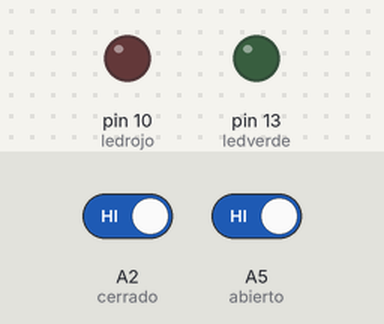
This sketch was run on a simulated Arduino Uno, built with avr-gcc and run on an emulated ATmega328P. Parts: output pins drawn as LEDs (lit = HIGH). The test bench sets the inputs (shaded band); at power-on: A2 (cerrado) HIGH, A5 (abierto) HIGH.

Above: at 1.2 s.
1.3 s: A2 (cerrado) driven LOW
At 1.8 s:
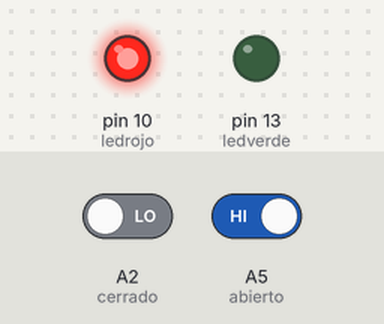
2.8 s: A5 (abierto) driven LOW
At 4.5 s:
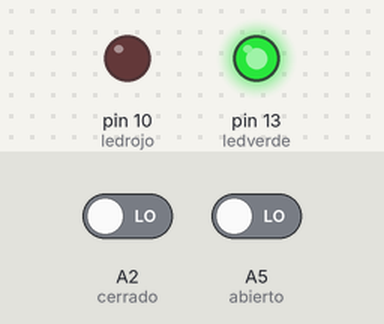
4.8 s: A5 (abierto) driven HIGH
At 6.0 s:
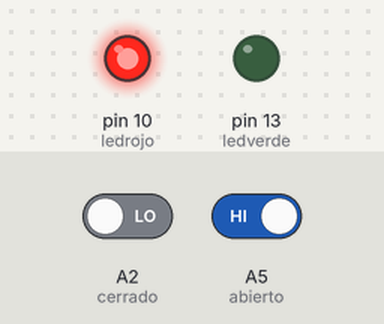
6.8 s: A2 (cerrado) driven HIGH
At 8.7 s:
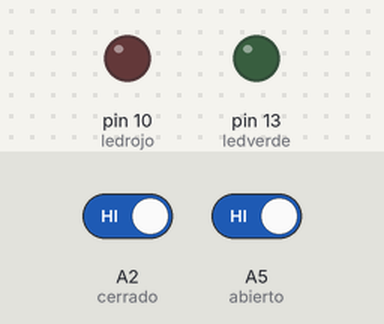
Timing chart, 0 to 9.8 s (numbered marks = the images above; inputs shaded):
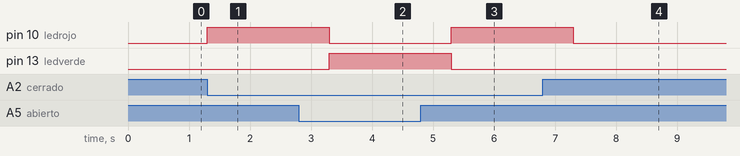

The sketch:

006_Finales_de_carrera.ino
```cpp
/**********************************************************************************
**                                                                               **
**                               Samuel Call Ramos                               **
**                                  23/11/2023                                   **
**            Los finales de carrera deberán de encender los leds.               **
**            Si la puerta toca el final de carrera de la derecha,               **
**            se deberá encender el led rojo.                                    **
**            Y si toca el de la izquierda se encenderá el led verde             **
**********************************************************************************/

//********** Includes *************************************************************

//********** Variables ************************************************************
const int ledrojo = 10;
const int ledverde = 13;
const int cerrado=A2;
const int abierto=A5;
int estado_cerrado;
int estado_abierto;
//********** Setup ****************************************************************
void setup()
{
  pinMode(ledverde,OUTPUT);
  pinMode(ledrojo,OUTPUT);
  pinMode(cerrado,INPUT);
  pinMode(abierto,INPUT);
}

//********** Loop *****************************************************************
void loop()
{
  estado_cerrado=digitalRead(cerrado);
  estado_abierto=digitalRead(abierto);
  if(estado_abierto==0)
  {
    digitalWrite(ledverde,HIGH);
    digitalWrite(ledrojo,LOW);
    delay(1000);
  }
  else if(estado_cerrado==0)
  {
    digitalWrite(ledverde,LOW);
    digitalWrite(ledrojo,HIGH);
    delay(1000);
  }
  else
  {
    digitalWrite(ledverde,LOW);
    digitalWrite(ledrojo,LOW);
  }

}

//********** Funcions *************************************************************
```

Measured:
- after the input at 1.3 s, pin 10 (ledrojo): LOW → HIGH at once
- after the input at 2.8 s, pin 10 (ledrojo): HIGH → LOW after 0.50 s; pin 13 (ledverde): LOW → HIGH after 0.50 s
- after the input at 4.8 s, pin 10 (ledrojo): LOW → HIGH after 0.50 s; pin 13 (ledverde): HIGH → LOW after 0.50 s
- after the input at 6.8 s, pin 10 (ledrojo): HIGH → LOW after 0.50 s
